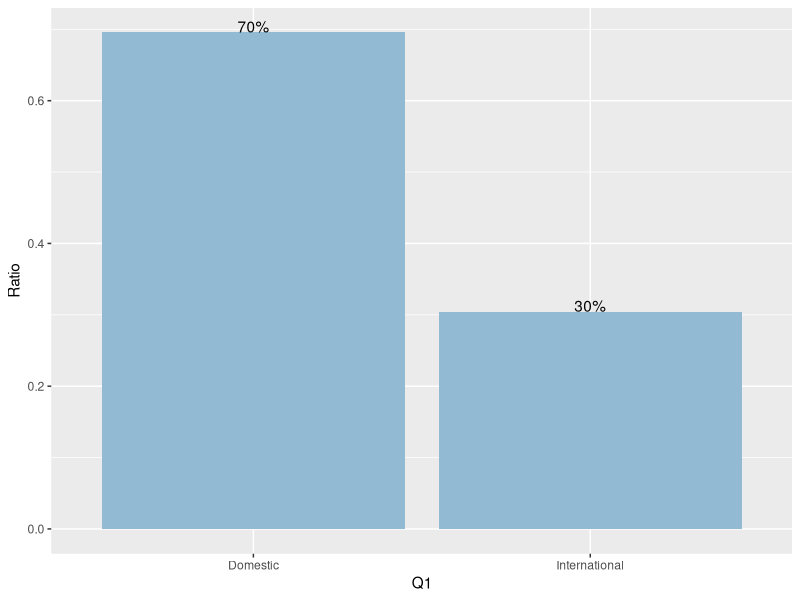
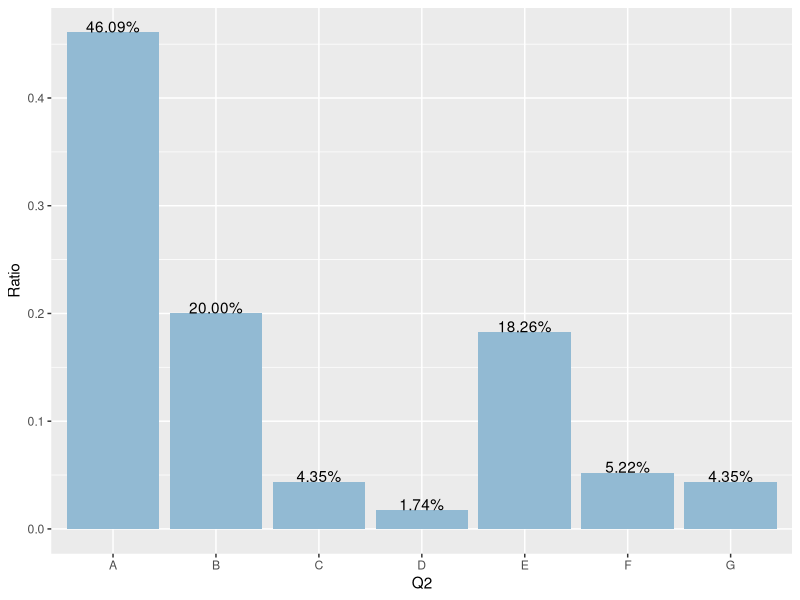
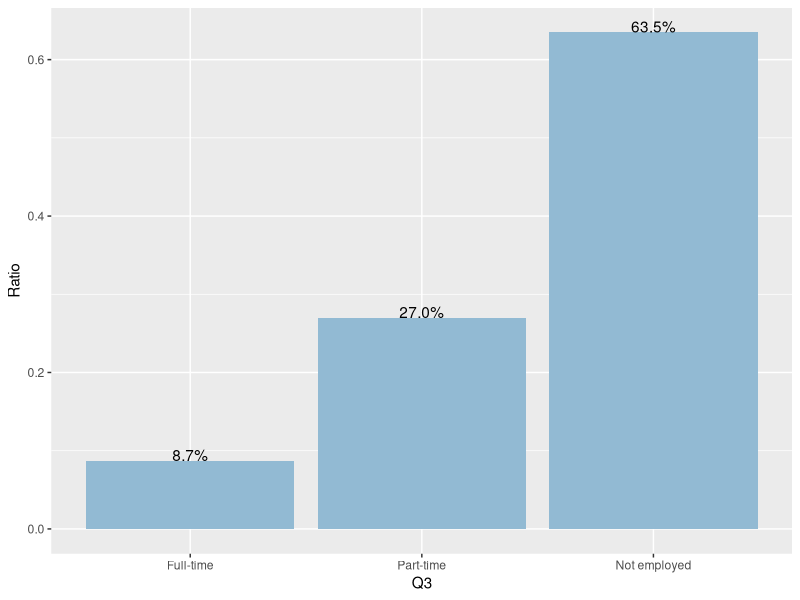
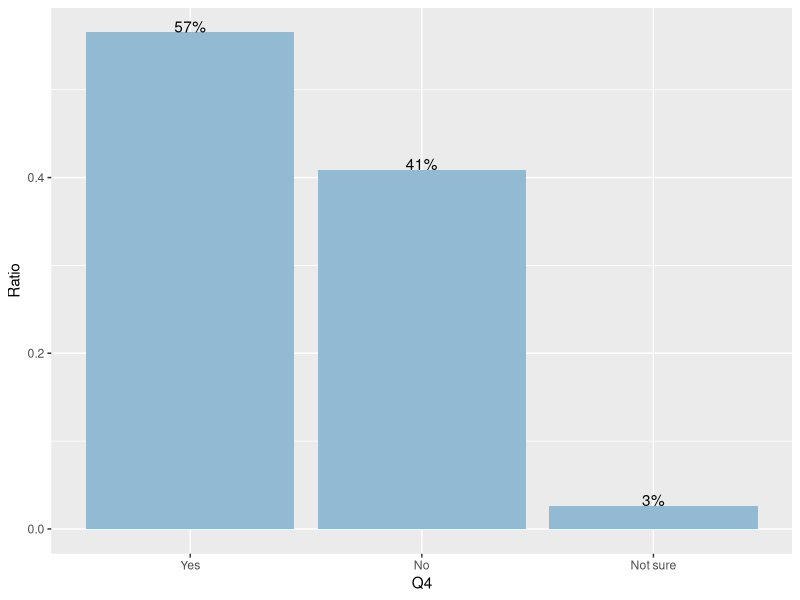
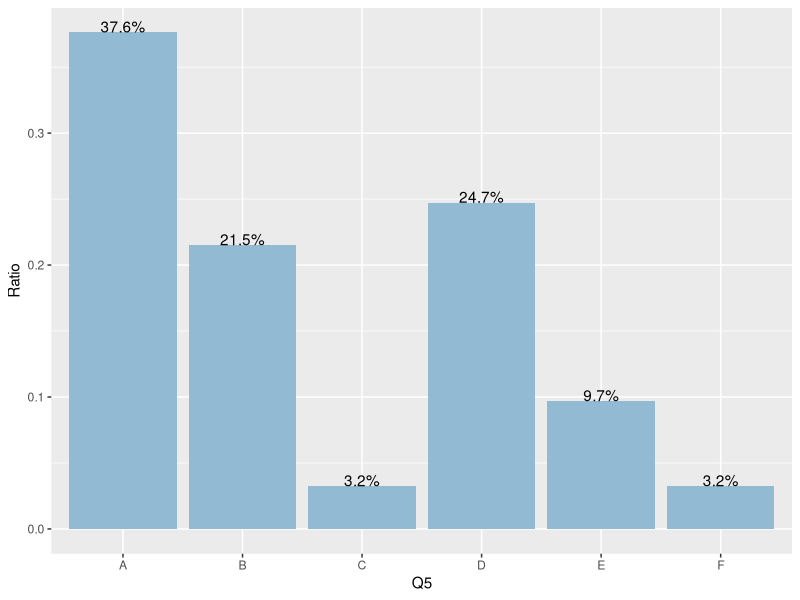
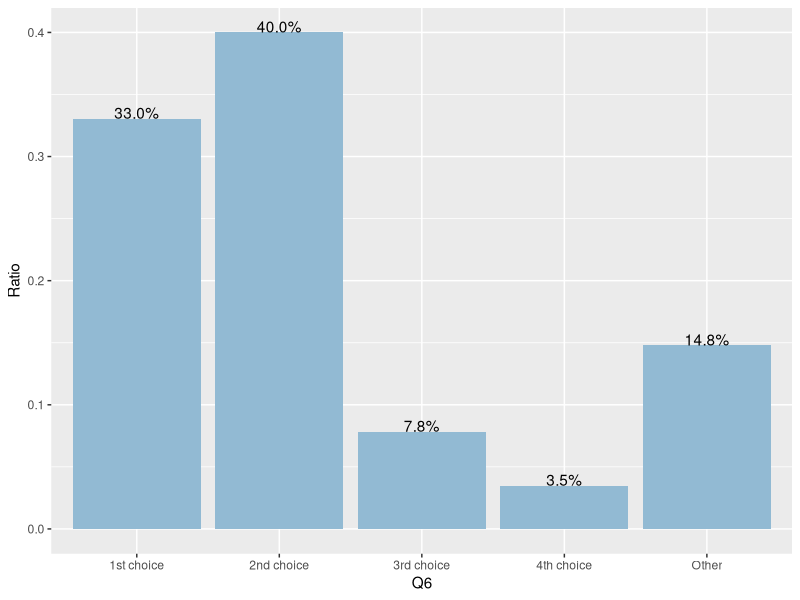
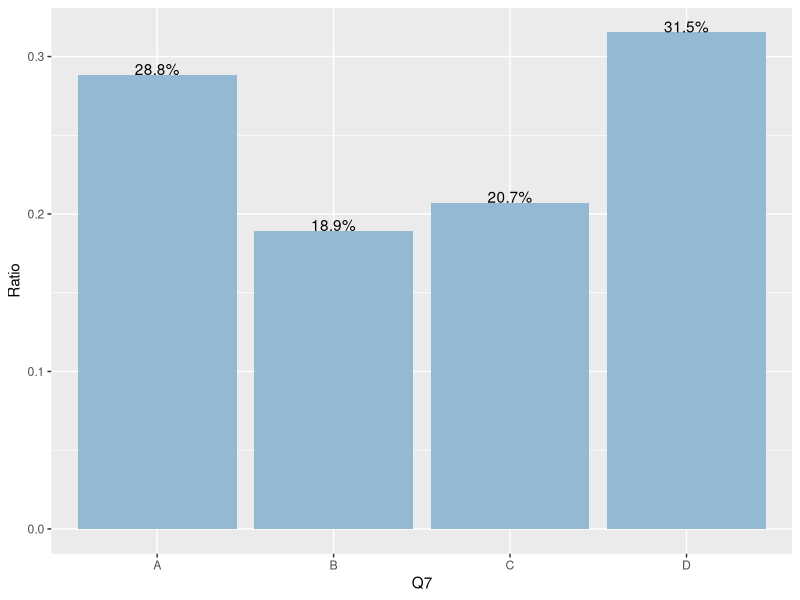
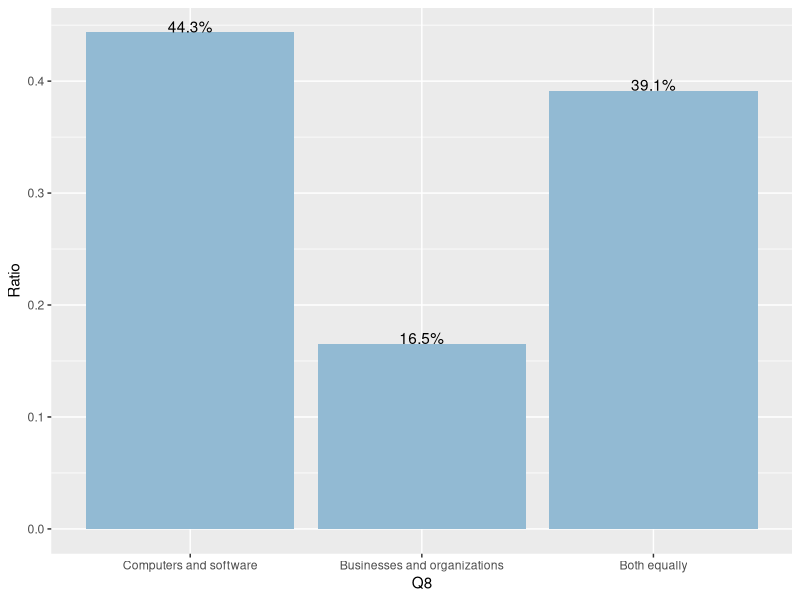

The R script that drew these images, in order:
## ---- chunk 1
knitr::opts_chunk$set(echo = TRUE)
## ---- chunk 2
library(tidyverse)
library(readr)
library(openxlsx)
library(stringi)
library(ggplot2)
library(scales)
library(dplyr)
library(sqldf)
## ---- chunk 3

#read the file with paper submission
#rf: cleaned data extracted from the excel file
#########################################################CHANGE WHEN REQUIRED###########
rf <- read.xlsx("./mydata1.xlsx") 
#########################################################

## ---- chunk 4
#filter the first and columns with answers
clean <- rf %>% select(Exam, starts_with("Exam"), starts_with("Ticked"))

#combining the scattered data and arranging accordingly
#select columns 1 to 7 and and remove all even rows
part1 <- clean %>% select(1:7)
ls <- part1 %>% filter(row_number() %% 2 != 0)

#select columns 8 to 12 and and remove all odd rows
part2 <- clean %>% select(8:10)
rs <- part2 %>% filter(row_number() %% 2 != 1)

#combine the left and right tables
draft1 <- bind_cols(ls, rs)

#count paper submission
paper_sub_count <- nrow(draft1)

#change column names
colnames(draft1) <- c("Student", "Q1", "Q2","Q3","Q4","Q5","Q6","Q7","Q8","Q9")

## ---- chunk 5

##read the file with online submission
#draft2: cleaned data extracted from the excel file
#########################################################CHANGE WHEN REQUIRED###########
draft2 <- read.xlsx("./Online_Survey_2019_clean.xlsx")  
#########################################################

#count online submission
online_sub_count <- nrow(draft2)

#combine paper and online results
draft1 <- rbind(draft1, draft2)

#count total submission
total_sub_count <- nrow(draft1)

#read the file with date and time data
# dt: first hand data extracted from the excel file
#######################################################CHANGE WHEN REQUIRED###########
dt <- read.xlsx("./Date_and_time.xlsx")  
##########################################
## ---- chunk 6
#######################plot for Q1

#Change the variables in column-> "Q1"
draft1$`Q1` <- str_replace(draft1$`Q1`, 'A', 'Domestic') 
draft1$`Q1` <- str_replace(draft1$`Q1`, 'B', 'International') 

g1_d <- draft1 %>%
  group_by(Q1) %>%
  summarise(Count = n()) %>%
  mutate( Q1 = factor(Q1),
    Ratio = Count / sum(Count),
         label = percent(Ratio ))%>%drop_na()

g1 <-ggplot(g1_d, aes(x=Q1,y=Ratio,label=label,fill=Q1)) +
  geom_bar(stat='identity', fill="#92BAD3") +
  geom_text(vjust=0)

g1

## ---- chunk 7
#######################plot for Q2

g2_d <- draft1 %>%
  group_by(Q2) %>%
  summarise(Count = n()) %>%
  mutate( Q2 = factor(Q2),
    Ratio = Count / sum(Count),
         label = percent(Ratio))%>%drop_na()

g2 <-ggplot(g2_d, aes(x=Q2,y=Ratio,label=label,fill=Q2)) +
  geom_bar(stat='identity', fill="#92BAD3") +
  geom_text(vjust=0)

g2
## ---- chunk 8
#######################plot1 for Q3

#('A', 'Full-time') 
#('B', 'Part-time') 
#('C', 'Not employed') 

g3_d <- draft1 %>%
  group_by(Q3) %>%
  summarise(Count = n()) %>%
  mutate( Q3 = factor(Q3),
    Ratio = Count / sum(Count),
         label = percent(Ratio))%>%drop_na()

g3 <-ggplot(g3_d, aes(x=Q3,y=Ratio,label=label,fill=Q3)) +
  geom_bar(stat='identity', fill="#92BAD3") +
  geom_text(vjust=0)+
  scale_x_discrete(labels=c("Full-time", "Part-time", "Not employed"))

g3
## ---- chunk 9
#######################plot1 for Q4

#('A', 'Yes') 
#('B', 'No')

g4_d <- draft1 %>%
  group_by(Q4) %>%
  summarise(Count = n()) %>%
  mutate( Q4 = factor(Q4),
    Ratio = Count / sum(Count),
         label = percent(Ratio )) 

g4 <-ggplot(g4_d, aes(x=Q4,y=Ratio,label=label,fill=Q4)) +
  geom_bar(stat='identity', fill="#92BAD3") +
  geom_text(vjust=0)+
  scale_x_discrete(labels=c("Yes","No","Not sure"))

g4
## ---- chunk 10
#######################plot1 for Q5

tmp<-draft1

tmp[is.na(tmp)] <- 0
q5<-c("A", "B", "C", "D", "E","F")
c5<-0

for (i in 1:length(q5)) {
     c5[i] <- (sum(str_count(tmp$Q5, q5[i])))
}
g5_d <- data.frame(Q5= q5, count = c5)

for ( row in 1:nrow(g5_d)){
    g5_d$Ratio <- ( g5_d$count / sum( g5_d$count))
    g5_d$label <- percent(g5_d$Ratio %>% round(3))
}

g5 <-ggplot(g5_d, aes(x=Q5,y=Ratio,label=label,fill=Q5)) +
  geom_bar(stat='identity', fill="#92BAD3") +
  geom_text(vjust=0)

g5

## ---- chunk 11

#('A', '1st choice') 
#('B', '2nd choice')
#('C', '3rd choice') 
#('D', '4th choice')
#('E', 'Other')

g6_d <- draft1 %>%
  group_by(Q6) %>%
  summarise(Count = n()) %>%
  mutate( Q6 = factor(Q6),
    Ratio = Count / sum(Count),
         label = percent(Ratio)) %>%drop_na()


g6 <-ggplot(g6_d, aes(x=Q6,y=Ratio,label=label,fill=Q6)) +
  geom_bar(stat='identity', fill="#92BAD3") +
  geom_text(vjust=0)+
  scale_x_discrete(labels=c("1st choice", "2nd choice", "3rd choice", "4th choice", "Other"))

g6
## ---- chunk 12
#######################plot1 for Q7
q7<-c("A", "B", "C", "D")
c7<-0

for (i in 1:length(q7)) {
     c7[i] <- (sum(str_count(tmp$Q7, q7[i])))
}
g7_d <- data.frame(Q7= q7, count = c7)

for ( row in 1:nrow(g7_d)){
    g7_d$Ratio <- ( g7_d$count / sum( g7_d$count))
    g7_d$label <- percent(g7_d$Ratio)
}

g7 <-ggplot(g7_d, aes(x=Q7,y=Ratio,label=label,fill=Q7)) +
  geom_bar(stat='identity', fill="#92BAD3") +
  geom_text(vjust=0)

g7
## ---- chunk 13

#('A', 'Computers and software') 
#('B', 'Businesses and organizations')
#('C', 'Both equally') 


#######################plot1 for Q8
q8<-c("A", "B", "C")
c8<-0

for (i in 1:length(q8)) {
     c8[i] <- (sum(str_count(tmp$Q8, q8[i])))
}
g8_d <- data.frame(Q8= q8 ,count = c8)

for ( row in 1:nrow(g8_d)){
    g8_d$Ratio <- ( g8_d$count / sum( g8_d$count))
    g8_d$label <- percent(g8_d$Ratio %>% round(3))
}

g8 <-ggplot(g8_d, aes(x=Q8,y=Ratio,label=label,fill=Q8)) +
  geom_bar(stat='identity', fill="#92BAD3") +
  geom_text(vjust=0)+
  scale_x_discrete(labels = c("Computers and software", "Businesses and organizations", "Both equally"))

g8
## ---- chunk 14
#######################plot1 for Q9
q9<-c("A", "B", "C", "D","E","F", "G","H", "I", "J")
c9<-0

for (i in 1:length(q9)) {
     c9[i] <- (sum(str_count(tmp$Q9, q9[i])))
}
g9_d <- data.frame(Q9= q9, count = c9)

for ( row in 1:nrow(g9_d)){
    g9_d$Ratio <- ( g9_d$count / sum( g9_d$count))
    g9_d$label <- percent(g9_d$Ratio %>% round(3))
}

g9 <-ggplot(g9_d, aes(x=Q9,y=Ratio,label=label,fill=Q9)) +
  geom_bar(stat='identity', fill="#92BAD3") +
  geom_text(vjust=0)

g9

## ---- chunk 15

t9_1 <- sqldf('Select Student, Q7, Q9 from draft1 where Q7 like "%A%" OR Q7 like "%C%" ')
t9_1[is.na(t9_1)] <- 0

q9_1<-c("A", "B", "C", "D","E","F", "G","H", "I", "J")
c9_1<-0

for (i in 1:length(q9_1)) {
     c9_1[i] <- (sum(str_count(t9_1$Q9, q9_1[i])))
}
g9_d1 <- data.frame(Q9= q9_1, count = c9_1)

for ( row in 1:nrow(g9_d1)){
    g9_d1$Ratio <- ( g9_d1$count / sum( g9_d1$count))
    g9_d1$label <- percent(g9_d1$Ratio %>% round(3))
}

g9_1 <-ggplot(g9_d1, aes(x=Q9,y=Ratio,label=label,fill=Q9)) +
  geom_bar(stat='identity', fill="#F9736B") +
  geom_text(vjust=0)

g9_1
## ---- chunk 16
t9_2 <- sqldf('Select Student, Q7, Q9 from draft1 where Q7 like "%B%" OR Q7 like "%D%" ')
t9_2[is.na(t9_2)] <- 0

q9_2<-c("A", "B", "C", "D","E","F", "G","H", "I", "J")
c9_2<-0

for (i in 1:length(q9_2)) {
     c9_2[i] <- (sum(str_count(t9_2$Q9, q9_2[i])))
}
g9_d2 <- data.frame(Q9= q9_2, count = c9_2)

for ( row in 1:nrow(g9_d2)){
    g9_d2$Ratio <- ( g9_d2$count / sum( g9_d2$count))
    g9_d2$label <- percent(g9_d2$Ratio %>% round(3))
}

g9_2 <-ggplot(g9_d2, aes(x=Q9,y=Ratio,label=label,fill=Q9)) +
  geom_bar(stat='identity', fill="#F9736B") +
  geom_text(vjust=0)

g9_2
## ---- chunk 17
t9_3 <- sqldf('Select Student, Q8, Q9 from draft1 where Q8 like "%A%"')
t9_3[is.na(t9_3)] <- 0

q9_3<-c("A", "B", "C", "D","E","F", "G","H", "I", "J")
c9_3<-0

for (i in 1:length(q9_3)) {
     c9_3[i] <- (sum(str_count(t9_3$Q9, q9_3[i])))
}
g9_d3 <- data.frame(Q9= q9_3, count = c9_3)

for ( row in 1:nrow(g9_d3)){
    g9_d3$Ratio <- ( g9_d3$count / sum( g9_d3$count))
    g9_d3$label <- percent(g9_d3$Ratio %>% round(3))
}

g9_3 <-ggplot(g9_d3, aes(x=Q9,y=Ratio,label=label,fill=Q9)) +
  geom_bar(stat='identity', fill="#06BCC3") +
  geom_text(vjust=0)

g9_3
## ---- chunk 18
t9_4 <- sqldf('Select Student, Q8, Q9 from draft1 where Q8 like "%B%"')
t9_4[is.na(t9_4)] <- 0

q9_4<-c("A", "B", "C", "D","E","F", "G","H", "I", "J")
c9_4<-0

for (i in 1:length(q9_4)) {
     c9_4[i] <- (sum(str_count(t9_4$Q9, q9_4[i])))
}
g9_d4 <- data.frame(Q9= q9_4, count = c9_4)

for ( row in 1:nrow(g9_d3)){
    g9_d4$Ratio <- ( g9_d4$count / sum( g9_d4$count))
    g9_d4$label <- percent(g9_d4$Ratio %>% round(3))
}

g9_4 <-ggplot(g9_d4, aes(x=Q9,y=Ratio,label=label,fill=Q9)) +
  geom_bar(stat='identity', fill="#06BCC3") +
  geom_text(vjust=0)

g9_4
## ---- chunk 19
t9_5 <- sqldf('Select Student, Q8, Q9 from draft1 where Q8 like "%C%"')
t9_5[is.na(t9_5)] <- 0

q9_5<-c("A", "B", "C", "D","E","F", "G","H", "I", "J")
c9_5<-0

for (i in 1:length(q9_5)) {
     c9_5[i] <- (sum(str_count(t9_5$Q9, q9_5[i])))
}
g9_d5 <- data.frame(Q9= q9_5, count = c9_5)

for ( row in 1:nrow(g9_d5)){
    g9_d5$Ratio <- ( g9_d5$count / sum( g9_d5$count))
    g9_d5$label <- percent(g9_d5$Ratio %>% round(3))
}

g9_5 <-ggplot(g9_d5, aes(x=Q9,y=Ratio,label=label,fill=Q9)) +
  geom_bar(stat='identity', fill="#06BCC3") +
  geom_text(vjust=0)

g9_5
## ---- chunk 20
#replace all missing values(i.e N/A) with zero
dt[is.na(dt)] <- 0

##Calculating the average popularity

dtnew <- dt
dtnew$Student <- NULL

dtnew<-arrange(dtnew, desc(Monday)) #sort using first col

rm(c) #removing the global variable c 

levels=unique(do.call(c,dtnew))
level_sub1 <- levels[c(1:6)]

out2 <- sapply(level_sub1,function(y) (colSums(dtnew==y)/nrow(dt))*100) #count occurrences of x in each row
colnames(out2) <- level_sub1
out2 <- t(out2)
out2.df <- as.data.frame(out2)

out2.df <- data.frame(scale = c(5, 4, 3, 2, 1,0), out2.df)

## ---- chunk 21
############Bar graph for "MOST POPULAR DAYS IN A WEEK FOR CLASSES"

days <- c(colnames(dt)[2:8])

count <-  c(sum(dt[2]), sum(dt[3]),sum(dt[4]),sum(dt[5]),sum(dt[6]),sum(dt[7]), sum(dt[8]))

average1 <- signif((count/nrow(dt)),3)

week_summary <- data.frame(days, average1)

week_summary$days <- factor(week_summary$days,levels = c("Monday", "Tuesday", "Wednesday", "Thursday" ,"Friday", "Saturday", "Sunday"))

out_g1<-ggplot(data=week_summary, aes(x=days, y=average1, label = average1)) +
    geom_bar(fill="#7C91EF", stat="identity") +
    guides(fill=FALSE) +
    xlab("Days in a week") + ylab("Average Popularity") +
ggtitle("                               MOST POPULAR DAYS IN A WEEK FOR CLASSES")+
  geom_text(vjust = -1, nudge_y = -0.5, color="black", size=5)

out_g1
## ---- chunk 22

###sum_high ## "Preferred or Highly Preferred"
days <- c("Monday", "Tuesday", "Wednesday", "Thursday" ,"Friday", "Saturday", "Sunday")

ws1 <- out2.df[1:2, 1:8]
ws1$`scale` <- str_replace(ws1$`scale`, '5', '5-Strongly Preferred') 
ws1$`scale` <- str_replace(ws1$`scale`, '4', '4-Preferred') 

sum_high <- c(sum(ws1[2]), sum(ws1[3]),sum(ws1[4]),sum(ws1[5]),sum(ws1[6]),sum(ws1[7]), sum(ws1[8]))

ws1.g <- gather(ws1, type, value, -scale)

ws1.g$type <- factor(ws1.g$type,levels = c("Monday", "Tuesday", "Wednesday", "Thursday" ,"Friday", "Saturday", "Sunday"))

g_ws1 <- ggplot(ws1.g, aes(type, value)) + 
  geom_bar(aes(fill = scale), stat = "identity", position = "dodge") +
    xlab("Days in a week") + ylab("Average respondents") +
ggtitle("Percentage of respondents that responded preferred or above")

##sum_low  ## "Strongly Not Preferred"
ws2 <- out2.df[5:6, 1:8]
ws2$`scale` <- str_replace(ws2$`scale`, '1', '1-Strongly Not Preferred') 
ws2$`scale` <- str_replace(ws2$`scale`, '0', '0-No Response') 

sum_low <- c(sum(ws2[2]), sum(ws2[3]),sum(ws2[4]),sum(ws2[5]),sum(ws2[6]),sum(ws2[7]), sum(ws2[8]))
ws2.g <- gather(ws2, type, value, -scale)

ws2.g$type <- factor(ws1.g$type,levels = c("Monday", "Tuesday", "Wednesday", "Thursday" ,"Friday", "Saturday", "Sunday"))

g_ws2 <- ggplot(ws2.g, aes(type, value)) + 
  geom_bar(aes(fill = scale), stat = "identity", position = "dodge") +
    xlab("Days in a week") + ylab("Average respondents") +
ggtitle("Percentage of respondents that responded Not Preferred or NON")

##combined "Preferred or Highly Preferred", "Strongly Not Preferred"
ws <- data.frame(days, sum_high, sum_low)
ws <- t(ws)

colnames(ws) = ws[1,] 
ws <- ws[-1, ]

ws <- data.frame(scale = c( "Preferred or Highly Preferred", "Strongly Not Preferred"), ws)

ws.g <- gather(ws, type, value, -scale)

ws.g$type <- factor(ws.g$type,levels = c("Monday", "Tuesday", "Wednesday", "Thursday" ,"Friday", "Saturday", "Sunday"))

g_ws <- ggplot(ws.g, aes(type, value)) + 
  geom_bar(aes(fill = scale), stat = "identity", position = "dodge") +
    xlab("Days in a week") + ylab("Average respondents") +
ggtitle("                 Percentage of respondents")+
  theme(axis.text.x = element_text(angle = 90, hjust = 1, vjust = 0.3))+
  scale_fill_manual(values = c("#06BCC3", "#F9736B"))

g_ws
## ---- chunk 23
times <- c(colnames(dt)[9:13]) 

count2 <- c(sum(dt[9]), sum(dt[10]),sum(dt[11]),sum(dt[12]),sum(dt[13]))

#day_summary <- data.frame(times, count2)
average2 <- signif((count2/nrow(dt)), 3)

day_summary <- data.frame(times,average2 )

day_summary$times <- factor(day_summary$times,levels = c("Morning>(8:30am-11:30am)", "Early_afternoon>(11:30am-2:30pm)", "Late_afternoon>(2:30pm-5:30pm)", "Early_evening>(4:00pm-7:00pm)" ,"Evening>(7:00pm-10:00pm)"))

levels(day_summary$times) <- gsub(">", "\n", levels(day_summary$times))

out_g2 <-ggplot(data=day_summary, aes(x=times, y=average2 , label = average2 )) +
    geom_bar(fill="#7C91EF", stat="identity") +
    guides(fill=FALSE) +
    xlab("Time slots") + ylab("Average Popularity") +
ggtitle("                           MOST POPULAR TIMES IN A DAY TO HAVE CLASSES")+
  geom_text(vjust = -1, nudge_y = -1, color="black", size=5)

out_g2
## ---- chunk 24

##sum_high2 ##  "Preferred or Highly Preferred"

time <- c("Morning>(8:30am-11:30am)", "Early_afternoon>(11:30am-2:30pm)", "Late_afternoon>(2:30pm-5:30pm)", "Early_evening>(4:00pm-7:00pm)" ,"Evening>(7:00pm-10:00pm)")

ds1 <- out2.df[1:2, -c(2:8)]
ds1$`scale` <- str_replace(ds1$`scale`, '5', '5-Strongly Preferred') 
ds1$`scale` <- str_replace(ds1$`scale`, '4', '4-Preferred') 

names(ds1) <- c("scale","Morning>(8:30am-11:30am)", "Early_afternoon>(11:30am-2:30pm)", "Late_afternoon>(2:30pm-5:30pm)", "Early_evening>(4:00pm-7:00pm)" ,"Evening>(7:00pm-10:00pm)")

sum_high2 <- c(sum(ds1[2]), sum(ds1[3]),sum(ds1[4]),sum(ds1[5]),sum(ds1[6]))

ds1.g <- gather(ds1, type, value, -scale)

ds1.g$type <- factor(ds1.g$type,levels = c("Morning>(8:30am-11:30am)", "Early_afternoon>(11:30am-2:30pm)", "Late_afternoon>(2:30pm-5:30pm)", "Early_evening>(4:00pm-7:00pm)" ,"Evening>(7:00pm-10:00pm)"))
levels(ds1.g$type) <- gsub(">", "\n", levels(ds1.g$type))

g_ds1 <- ggplot(ds1.g, aes(type, value)) + 
  geom_bar(aes(fill = scale), stat = "identity", position = "dodge") +
    xlab("Time slots") + ylab("Average respondents") +
ggtitle("Percentage of respondents that responded preferred or above")+
  theme(axis.text.x = element_text(angle = 90, hjust = 1, vjust = 0.3))

##sum_low2  ##  "Strongly Not Preferred"

ds2 <- out2.df[5:6, -c(2:8)]
ds2$`scale` <- str_replace(ds2$`scale`, '1', '1-Strongly Not Preferred') 
ds2$`scale` <- str_replace(ds2$`scale`, '0', '0-No Response') 

names(ds2) <- c("scale","Morning>(8:30am-11:30am)", "Early_afternoon>(11:30am-2:30pm)", "Late_afternoon>(2:30pm-5:30pm)", "Early_evening>(4:00pm-7:00pm)" ,"Evening>(7:00pm-10:00pm)")

sum_low2 <- c(sum(ds2[2]), sum(ds2[3]),sum(ds2[4]),sum(ds2[5]),sum(ds2[6]))

ds2.g <- gather(ds2, type, value, -scale)

ds2.g$type <- factor(ds2.g$type,levels = c("Morning>(8:30am-11:30am)", "Early_afternoon>(11:30am-2:30pm)", "Late_afternoon>(2:30pm-5:30pm)", "Early_evening>(4:00pm-7:00pm)" ,"Evening>(7:00pm-10:00pm)"))
levels(ds2.g$type) <- gsub(">", "\n", levels(ds2.g$type))

g_ds2 <- ggplot(ds2.g, aes(type, value)) + 
  geom_bar(aes(fill = scale), stat = "identity", position = "dodge") +
    xlab("Time slots") + ylab("Average respondents") +
ggtitle("Percentage of respondents that responded Not Preferred or NON")+
  theme(axis.text.x = element_text(angle = 90, hjust = 1, vjust = 0.3))

##combined "Preferred or Highly Preferred", "Strongly Not Preferred"
ds <- data.frame(time, sum_high2, sum_low2)
ds <- t(ds)

colnames(ds) = ds[1,] 
ds <- ds[-1, ]

ds <- data.frame(scale = c( "Preferred or Highly Preferred", "Strongly Not Preferred"), ds)

names(ds) <- c("scale","Morning>(8:30am-11:30am)", "Early_afternoon>(11:30am-2:30pm)", "Late_afternoon>(2:30pm-5:30pm)", "Early_evening>(4:00pm-7:00pm)" ,"Evening>(7:00pm-10:00pm)")

ds.g <- gather(ds, type, value, -scale)

ds.g$type <- factor(ds.g$type,levels = c("Morning>(8:30am-11:30am)", "Early_afternoon>(11:30am-2:30pm)", "Late_afternoon>(2:30pm-5:30pm)", "Early_evening>(4:00pm-7:00pm)" ,"Evening>(7:00pm-10:00pm)"))
levels(ds.g$type) <- gsub(">", "\n", levels(ds.g$type))

g_ds <- ggplot(ds.g, aes(type, value)) + 
  geom_bar(aes(fill = scale), stat = "identity", position = "dodge") +
    xlab("Time slots") + ylab("Average respondents") +
ggtitle("           Percentage of respondents")+
  theme(axis.text.x = element_text(angle = 90, hjust = 1, vjust = 0.3))+
  scale_fill_manual(values = c("#06BCC3", "#F9736B"))

g_ds
